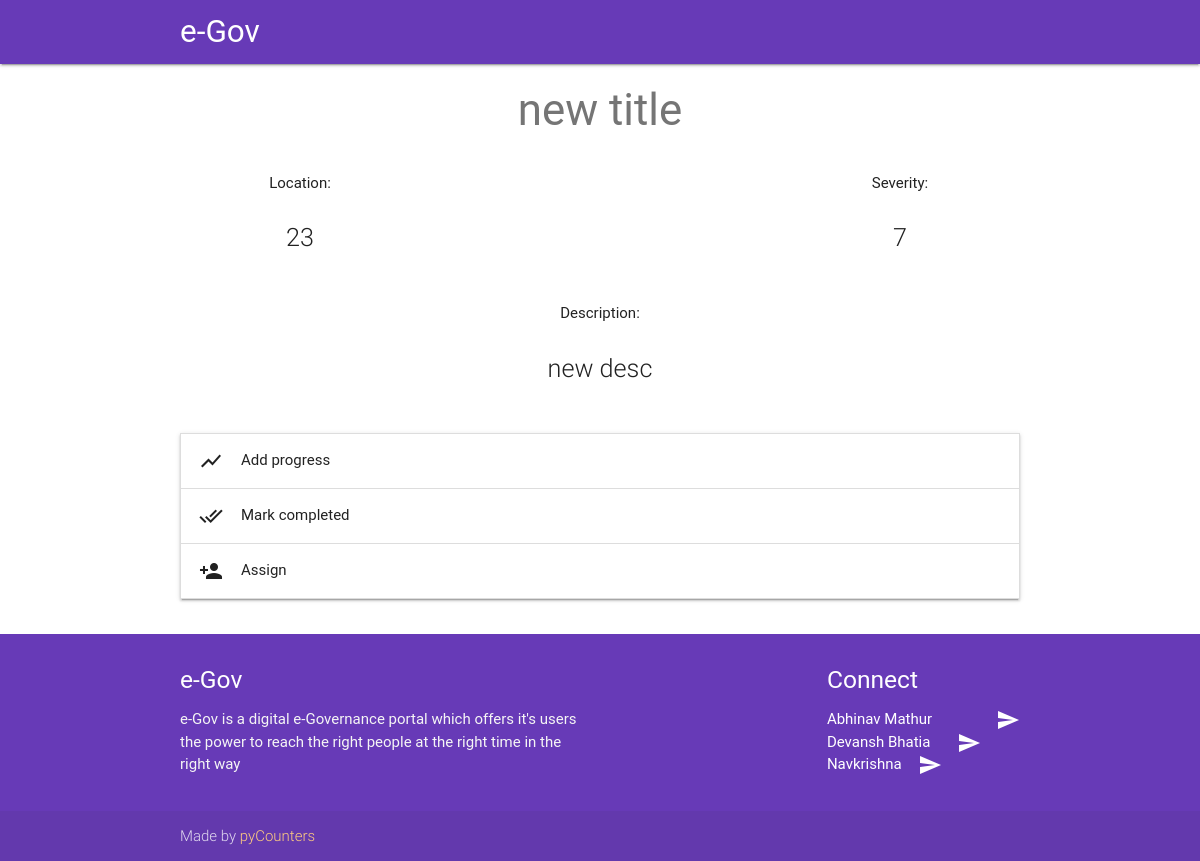
Page /details/1 on the earlier database version.
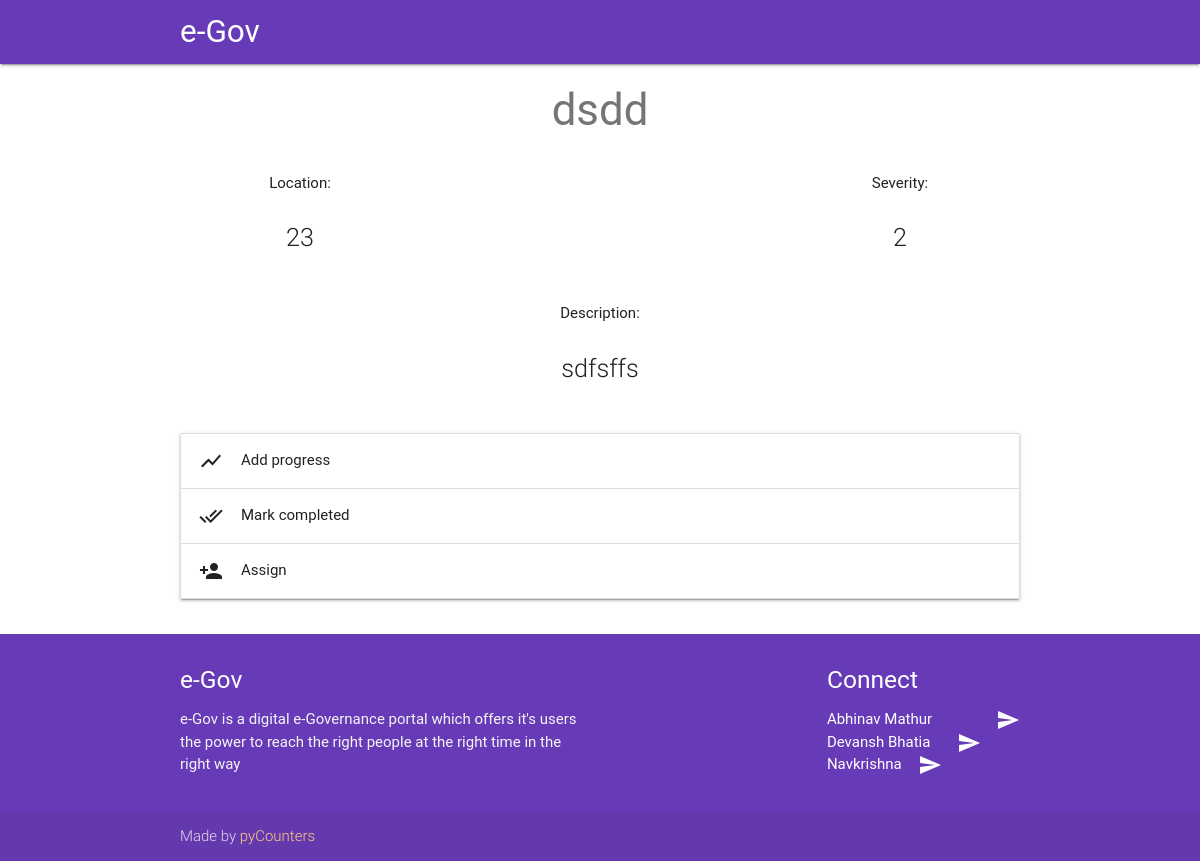
Same page on the later database version.
### complaint/models.py (models this page shows)
class complaint(models.Model):
    loc_choices = (
        ('23','SECTOR 23'),
        ('22','SECTOR 22'),
        ('14','SECTOR 14'),
    )
    title = models.CharField(max_length = 140,default="")
    department = models.IntegerField(default=None)
    location = models.CharField(max_length=5, choices = loc_choices)
    severity = models.IntegerField()
    description = models.TextField()
    solution = models.TextField(null=True,blank=True)
    posted = models.DateTimeField(default=timezone.now)
    created = models.DateTimeField(auto_now_add = True)
    assign = models.ForeignKey(resources, related_name = 'using', default = None, null=True)
    completed = models.BooleanField(default=False)
    completed_at = models.DateTimeField(auto_now = True)

### complaint/views.py (the view, shortened to what this page needs)
# urls.py: url(r'^details/(?P<id>\d+)', views.details, name='details'),
def details(request, id):
    comp = complaint.objects.get(id=id)
    print request.method
    comp = complaint.objects.get(id=id)
    form = addProgress()
    return render(request,'details.html', {'comp':comp,'form':form, 'id':id})

### complaint/templates/details.html (shortened to what this page needs)
{% extends 'base.html' %} {% block content %}
<div class="row">
	<h3 class="grey-text center text-darken-1">{{ comp.title }}</h3>
</div>
<div class="row center">
	<div class="col s6">
		Location:
		<p class="flow-text">{{ comp.location }}</p>
	</div>
	<div class="col s6">
		Severity:
		<p class="flow-text">{{ comp.severity }}</p>
	</div>
</div>
<div class="row">
	<div class="container center">
		Description:<br>
		<p class="flow-text">{{ comp.description }}</p>
	</div>
</div>
<div class="row">
	<div class="container">
		<ul class="collapsible" data-collapsible="accordion">
			<li>
				<div class="collapsible-header"><i class="material-icons">show_chart</i>Add progress</div>
			</li>
			<li>
				<div class="collapsible-header"><i class="material-icons">done_all</i>Mark completed</div>
			</li>
			<li>
				<div class="collapsible-header"><i class="material-icons">person_add</i>Assign</div>
			</li>
		</ul>
	</div>
</div>
{% endblock %}

Differences in the rows shown:
changed complaint: title "new title" → "dsdd"; severity "7" → "2"; description "new desc" → "sdfsffs"
